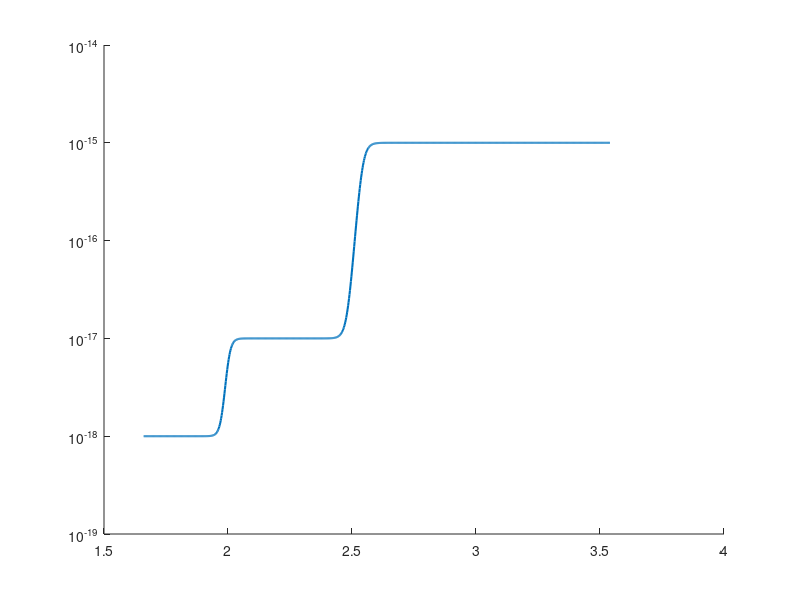

Here is the MATLAB script that generated this plot:
% added a test comment for Git
% test continuous functions for permeabilities and microvascular exchanges

clear
close all

r = linspace(2-0.34,2+0.54+1,1000);
r12 = 2;
r23 = 2.54;

k1 = 1e-18; k2 = 1e-17; k3 = 1e-15;

k12 = @(r) k2 + (k1-k2)./(1+(r/r12).^200);
k = @(r) k3 + (k12(r)-k3)./(1+(r/r23).^200);

figure;hold on;set(gca,'YScale','log');
plot(r,k(r),'linew',1.5);